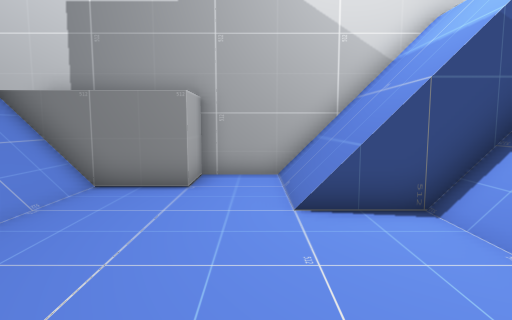
view 1 (above)

15 first-person views from a walk through a scene from a Unity 3-D project. The camera is 1.3 m above the floor, tilts 6° down and sees 75° across. The floor is counted in squares, 1 m on a side. Each view is taken from the middle of a square. On the plan, view 1 faces up. The plan holds only what a view shows up to about 14 squares ahead; the rest is blank. The place goes on beyond the plan.

view 2
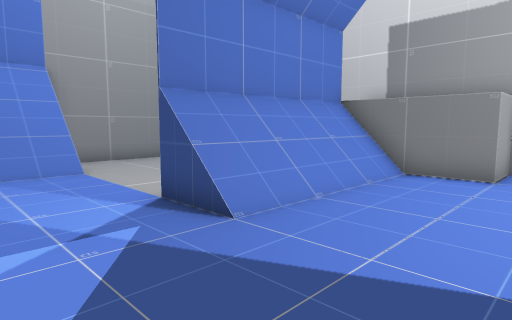

view 3
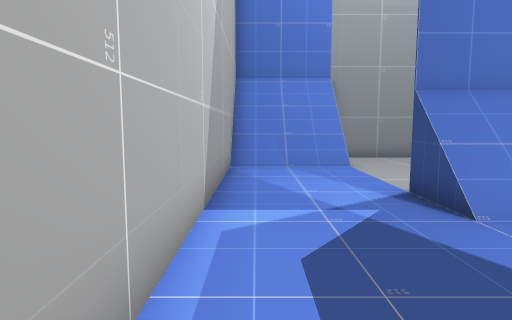

view 4
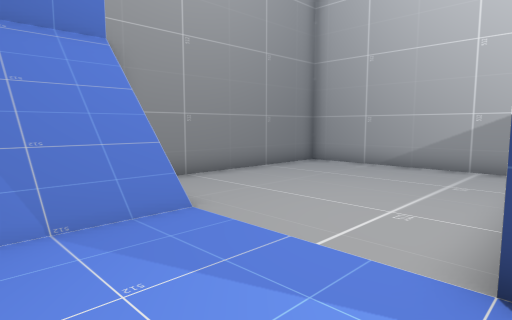

view 5
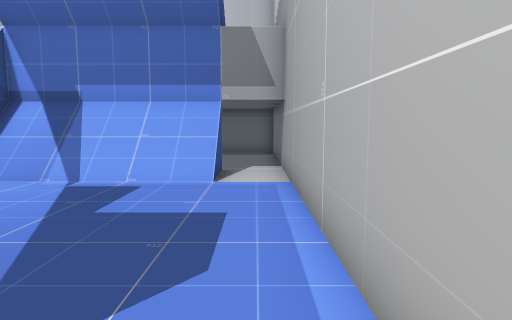

view 6
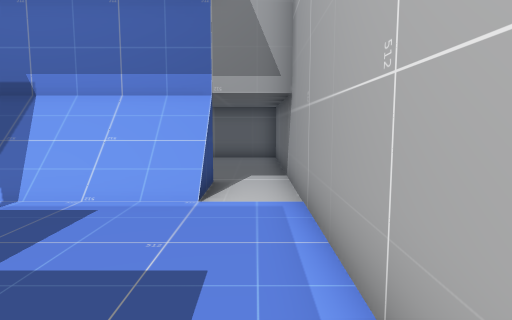

view 7
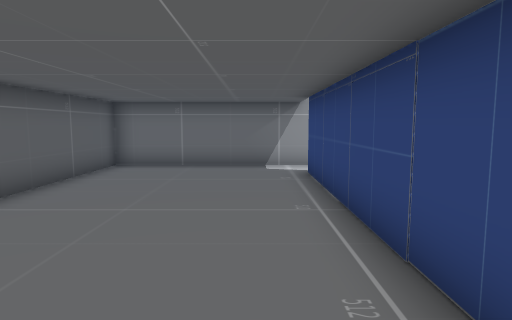

view 8
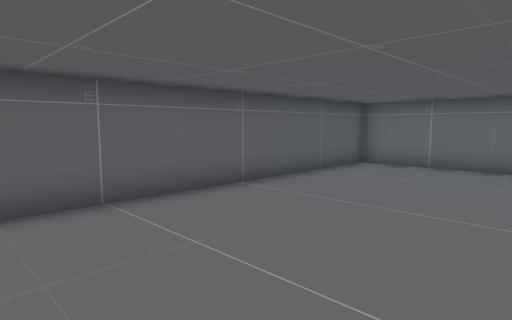

view 9
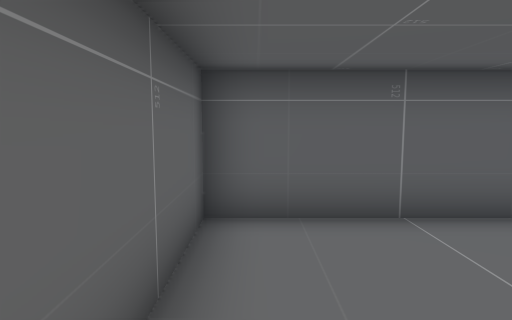

view 10
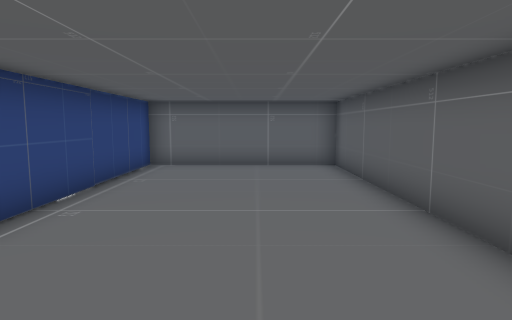

view 11
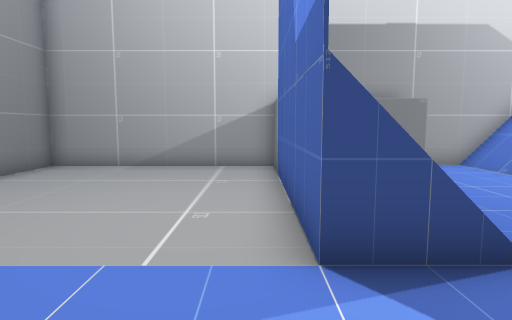

view 12
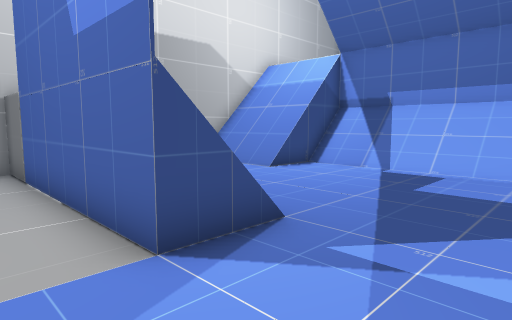

view 13
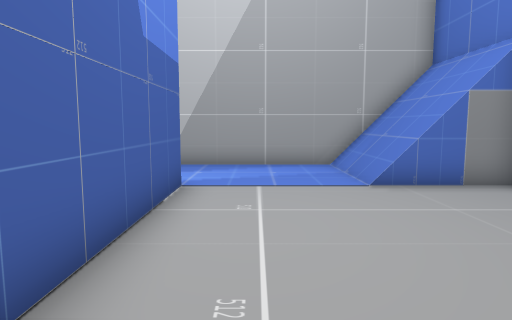

view 14
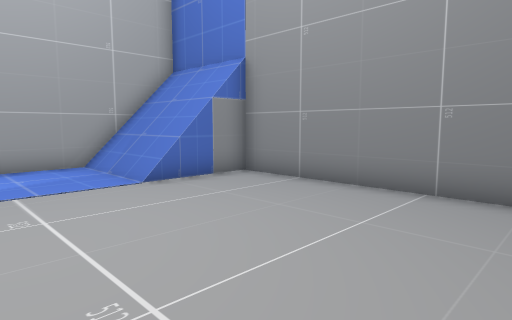

view 15
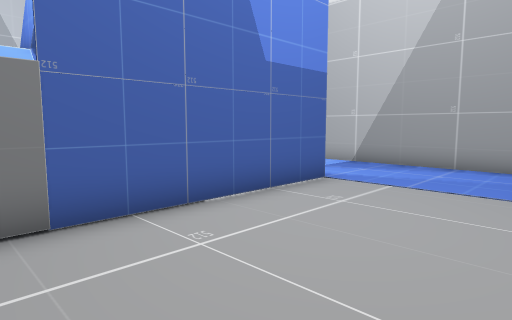

### Floor plan
Key: @ floor where view 1 was taken; # wall or solid block; . floor; / step, stairs or slope; = window, fence, low wall or low ledge; ^ raised ledge; v drop or lower ground.
Columns run from 13 left of view 1 to 11 right of it. Each row starts with its distance up from view 1.
  9 #########  ##############
  8 #.......#  #..////......#
  7 #.......^^##..////......#
  6 #.......#/....////......#
  5 #.......#/....//v##.....#
  4 #.......#/......//#.....#
  3 #.......#/......//#.....#
  2 #.......#/......//#.....#
  1 ##v=....#/......//#.....#
  0 #///.........@..//#.....#
 -1 #///............//#.....#
 -2 #///....................#
 -3 #########################

Where each view was taken, in squares from view 1:
view 1: 0 up, 0 right, facing up
view 2: 2 down, 0 right, facing up-left
view 3: 2 down, 1 right, facing left
view 4: 2 down, 5 left, facing up-left
view 5: 2 down, 5 left, facing right
view 6: 2 down, 3 left, facing right
view 7: 8 up, 6 right, facing down
view 8: 8 up, 5 right, facing down-right
view 9: 8 up, 6 right, facing right
view 10: 2 down, 8 right, facing up
view 11: 2 down, 6 left, facing up
view 12: 2 down, 7 left, facing up-right
view 13: 8 up, 7 left, facing down
view 14: 8 up, 6 left, facing down-left
view 15: 8 up, 10 left, facing down-right
